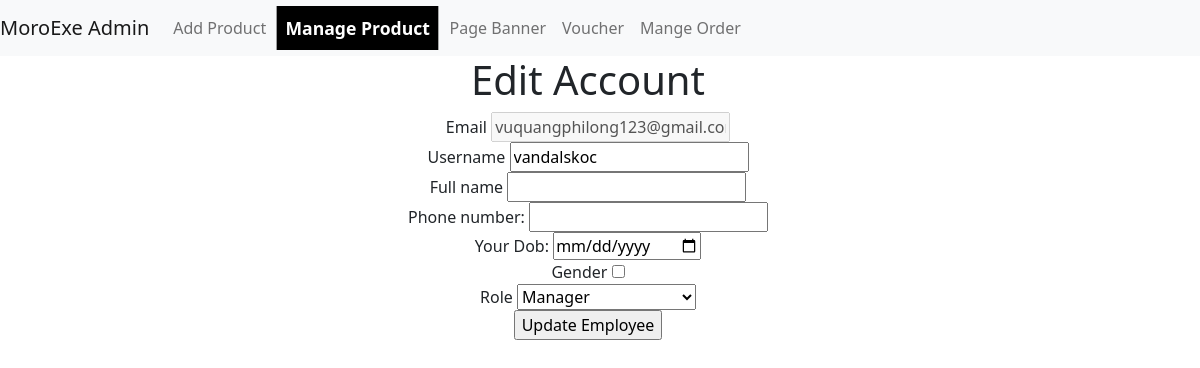
/employee/edit_employee/4 (signed in), run on an earlier commit of the app's database.
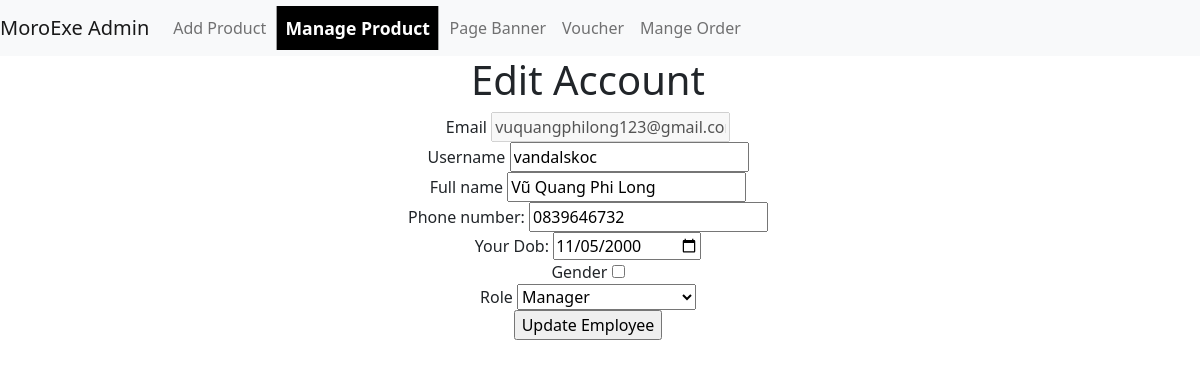
And on a later commit of the database.
### app/models.py (models this page shows, shortened)
class User(UserMixin, db.Model):
    __tablename__ = 'users'
    id = db.Column(db.Integer, primary_key=True)
    email = db.Column(db.String(64), unique=True, index=True)
    username = db.Column(db.String(64))
    fullname = db.Column(db.String(64))
    phone = db.Column(db.String(10))
    dob = db.Column(db.Date())
    gender = db.Column(db.Boolean, default=False)
    create_date = db.Column(db.DateTime(), default=datetime.utcnow)
    role_id = db.Column(db.Integer, db.ForeignKey('roles.id'), default=2)
    password_hash = db.Column(db.String(128))
    confirmed = db.Column(db.Boolean, default=False)
    addresses = db.relationship('Address', backref='users')
    cart =db.relationship('Cart',uselist=False, backref='users')
    order = db.relationship("Order",backref='users')
    @property
    def password(self):
        raise AttributeError('password is not a readable attribute')

### app/employee/views.py (the view, shortened to what this page needs)
@employee.route('/edit_employee/<id>', methods=['GET','POST'])
@is_admin
def editEmployee(id):
    user = User.query.get(id)
    editForm = EditEmployeeForm()
    return render_template('employees/edit_employee.html', form=editForm, user=user, curUser= current_user)

### app/employee/forms.py
class EditEmployeeForm(FlaskForm):
    email = StringField('Email')
    username = StringField('Username')
    fullname = StringField('Full name')
    phone = StringField('Phone number: ')
    dob = DateField('Your Dob: ')
    gender = BooleanField()
    role = SelectField('Role', choices=[('Warehouse Manager', 'Warehouse Manager'), \
                        ('Sales Employee', 'Sales Employee'), ('Shipper', 'Shipper')])
    role1 = SelectField('Role', choices=[('Manager', 'Manager'),('Warehouse Manager', 'Warehouse Manager'), \
                        ('Sales Employee', 'Sales Employee'), ('Shipper', 'Shipper')])
    submit = SubmitField('Update')

### app/employee/views.py (called while the page is built)
def is_admin(f):
    @wraps(f)
    def decorated_function(*args, **kwargs):
        if (current_user.role.permission & 63) < 16:
            flash("Bạn không có quyền truy cập!")
            return redirect(url_for('main.index'))
        return f(*args, **kwargs)
    return decorated_function

### app/models.py (called while the page is built)
@login_manager.user_loader
def load_user(user_id):
    return User.query.get(int(user_id))

### app/templates/employees/edit_employee.html (shortened to what this page needs)
{% extends "ad_base.html" %}
{% set active_page = 'edit_product' %}
{% import "bootstrap/wtf.html" as wtf %}
{% block page_content %}
<div class="container-fluid register">
    <div class="row">
        <div class="row page-header d-flex justify-content-center text-center">
            <h1>Edit Account</h1>
            <div class="col-md-10 mx-auto">
                <form method="POST" action="{{url_for('employee.editEmployee',id=user.id)}}">
                    <div>
                        {{ form.email.label}}
                        {{ form.email(value=user.email, disabled="disabled") }}
                    </div>
                    <div>
                        {{ form.username.label}}
                        {% if user.username %}
                            {{ form.username(value=user.username) }}
                        {% else %}
                            {{ form.username }}
                        {% endif %}
                    </div>
                    <div>
                        {{ form.fullname.label}}
                        {% if user.fullname %}
                            {{ form.fullname(value=user.fullname) }}
                        {% else %}
                            {{ form.fullname }}
                        {% endif %}
                    </div>
                    <div>
                        {{ form.phone.label}}
                        {% if user.phone %}
                            {{ form.phone(value=user.phone) }}
                        {% else %}
                            {{ form.phone }}
                        {% endif %}
                    </div>
                    <div>
                        {{ form.dob.label}}
                        {% if user.dob %}
                            {{ form.dob(value=user.dob) }}
                        {% else %}
                            {{ form.dob }}
                        {% endif %}
                    </div>
                    <div>
                        {{ form.gender.label}}
                        {{ form.gender(value=user.gender) }}
                    </div>
                    <div>
                        {% if curUser.role.permission > 16 %}
                            {{ form.role1.label }}
                            {{ form.role1(value=user.role.name) }}
                        {% else %}
                            {{ form.role.label }}
                            {{ form.role(value=user.role.name) }}
                        {% endif %}
                    </div>
                    <div>
                        {{ form.submit(value='Update Employee')}}
                    </div>
                </form>
            </div>
        </div>
    </div>
</div>
{% endblock %}

What changed in the data, as far as the page shows it:
changed User "vuquangphilong123@gmail.com": fullname (not shown) → "Vũ Quang Phi Long"; phone (not shown) → "0839646732"; dob (not shown) → "11/05/2000"
